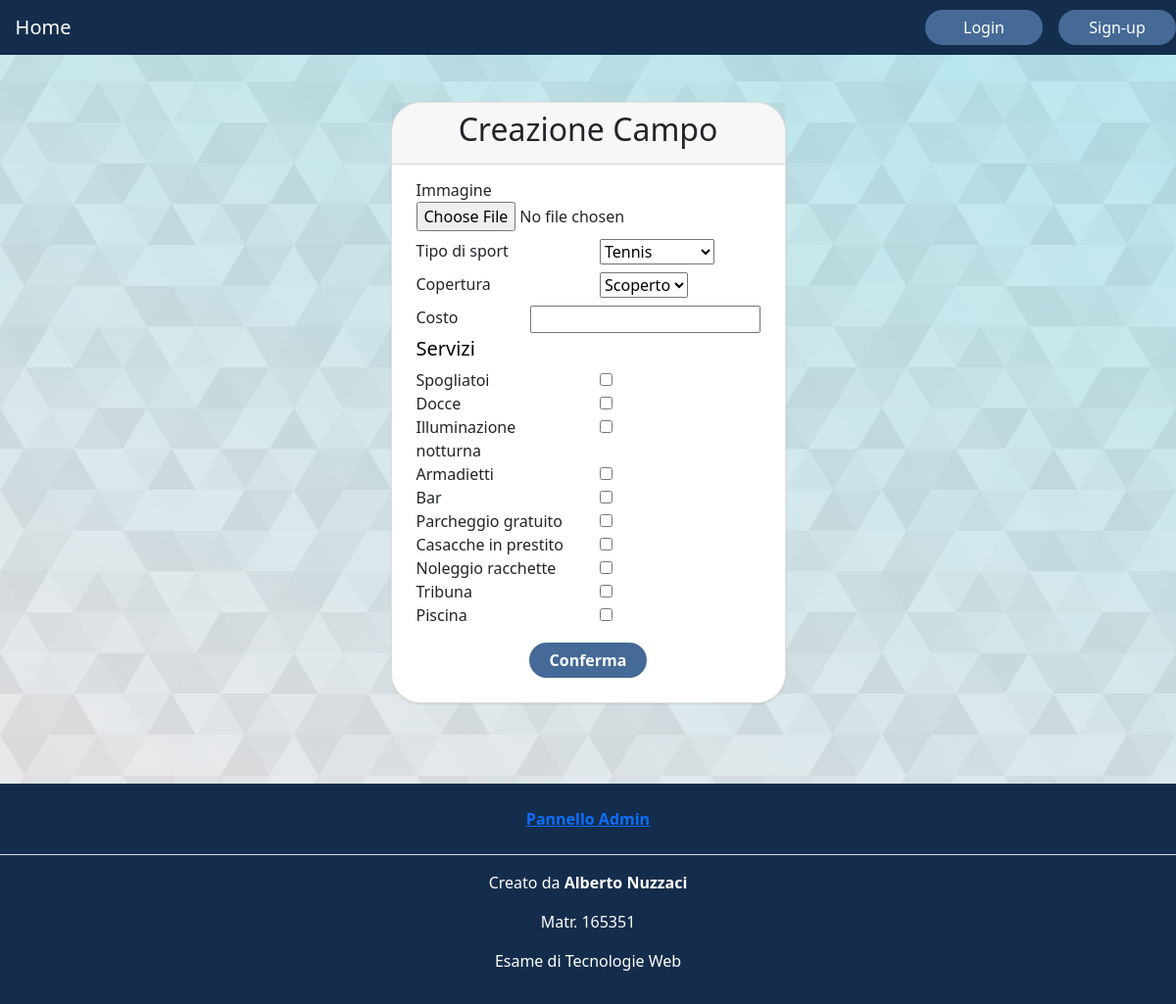
/core/creacampo/, run on the app's committed database.
### core/models.py (models this page shows)
class Servizio(models.Model):
    SERVIZIO_CHOICES = [
        ('docce', 'Docce'),
        ('piscina', 'Piscina'),
        ('spogliatoi', 'Spogliatoi'),
        ('armadietti', 'Armadietti'),
        ('illuminazione','Illuminazione notturna'),
        ('bar','Bar'),
        ('parcheggio','Parcheggio gratuito'),
        ('noleggiorachette','Noleggio racchette'),
        ('casacche','Casacche in prestito')
    ]
    nome = models.CharField(max_length=50, choices=SERVIZIO_CHOICES, unique=True)
    def __str__(self):
        return self.get_nome_display()

### core/views.py (the view)
# urls.py: path("creacampo/", create_campo, name="crea_campo"),
def create_campo(request):
    if request.method == 'POST':
        form = CreaCampoForm(request.POST, request.FILES, user=request.user)
        if form.is_valid():
            form.save()
            return redirect('/')
        else:
            print("non valido")
    else:
        form = CreaCampoForm(user=request.user)
    return render(request, 'core/crea_campo.html', {'form': form})

### core/form.py (shortened to what this page needs)
class CreaCampoForm(forms.ModelForm):
    img = forms.ImageField(required=True, label="Immagine")
    tipo_sport = forms.ChoiceField(choices=Campo.TIPO_SPORT_CHOICES, required=True, label="Tipo di sport")
    coperto = forms.NullBooleanField(required=True, initial=False, widget=forms.Select(choices=[
        (True, 'Coperto'),
        (False, 'Scoperto'),
    ]))
    costo = forms.DecimalField(max_digits=10, decimal_places=2)
    servizi = forms.ModelMultipleChoiceField(
        queryset=Servizio.objects.all(),
        widget=forms.CheckboxSelectMultiple,
        label="Servizi"
    )
    def __init__(self, *args, **kwargs):
        self.user = kwargs.pop('user', None)
        super(CreaCampoForm, self).__init__(*args, **kwargs)
    class Meta:
        model = Campo
        fields = ['img', 'tipo_sport', 'coperto', 'costo', 'servizi']

### core/templates/core/crea_campo.html (shortened to what this page needs)
{% extends 'base.html' %}
{% load widget_tweaks %}
{% block content %}
<div class="container mt-5">
    <div class="row justify-content-center">
        <div class="col-md-5">
                <section>
                    <div class="container">
                        <div class="row">
                            <div class="mx-auto ">
                                <div class="card">
                                    <div class="card-header text-black text-center">
                                        <h2>Creazione Campo</h2>
                                    </div>
                                    <div class="card-body">
                                        <form method="post" enctype="multipart/form-data">
                                            <div class="row py-1">
                                                <div class="col">
                                                    {{ form.img.label }}
                                                </div>
                                                <div class="col">
                                                    {{ form.img }}
                                                </div>
                                            </div>
                                            <div class="row py-1">
                                                <div class="col">
                                                    {{ form.tipo_sport.label }}
                                                </div>
                                                <div class="col">
                                                    {{ form.tipo_sport }}
                                                </div>
                                            </div>
                                            <div class="row py-1">
                                                <div class="col">
                                                    Copertura
                                                </div>
                                                <div class="col">
                                                    {{ form.coperto }}
                                                </div>
                                            </div>
                                            <div class="row py-1">
                                                <div class="col ">
                                                    {{ form.costo.label }}
                                                </div>
                                                <div class="col">
                                                    {{ form.costo }}
                                                </div>
                                            </div>
                                            <h5 style="color: black"> Servizi </h5>
                                                {% for service in form.servizi %}
                                                        <div class="row">
                                                            <div class="col">
                                                                {{ service.choice_label|capfirst  }}
                                                            </div>
                                                            <div class="col">
                                                                {{ service.tag }}
                                                            </div>
                                                        </div>
                                                {% endfor %}
                                            <form action="{% url 'core:crea_campo' %}" method="POST" novalidate>
                                                <div class="row pt-3 justify-content-center">
                                                    <input type="submit" value="Conferma" class="btn btn-block btn-primary" style="font-weight : bold">
                                                </div >
                                            </div>
                                    </div >
                                </div>
                            </div>
                        </div>
                    </div>
        </div>
    </div>
</div>
{% endblock %}

### templates/base.html (shortened to what this page needs)
{% load static %}
<!DOCTYPE html>
<html lang="en">
<head>
    <link href="https://cdn.jsdelivr.net/npm/bootstrap@5.0.2/dist/css/bootstrap.min.css" rel="stylesheet">
    <link rel="stylesheet" href="{% static 'css/style.css' %}">
</head>
<body>
  <div class="d-flex flex-column min-vh-100">
    <nav class="navbar navbar-expand-lg fourth-color navbar-dark">
        <div class="container-fluid">
            <a class="navbar-brand" href="{% url 'homepage' %}">&nbsp;&nbsp;&nbsp;Home</a>
            <div class="collapse navbar-collapse" id="navbarSupportedContent">
                <form class="d-flex">
                    {% if user.is_authenticated %}
                        <button class="btn btn-primary me-3 first-color" onclick="window.location.href='{% url 'users:logout' %}'" type="button">Logout</button>
                    {% else %}
                        <button class="btn btn-primary me-3 first-color" onclick="window.location.href='{% url 'users:login' %}'" type="button">Login</button>
                        <button class="btn btn-primary" onclick="window.location.href='{% url 'users:register' %}'" type="button">Sign-up</button>
                    {% endif %}
                </form>
            </div>
        </div>
    </nav>
    <main class="content mb-5">
      {% block content %}
      {% endblock %}
  <div class="footer mt-10 fourth-color">
      <footer class="py-3 fourth-color">
          <ul class="nav justify-content-center border-bottom pb-3 mb-3">
              <li class="nav-item"><a href="/admin/" class="nav-link px-2 text-body-secondary"><b><u>Pannello Admin</b></u></a></li>
            </ul>
            <ui><p class="text-center text-body-secondary">Creato da <b>Alberto Nuzzaci</b></p> </ui>
            <ui><p class="text-center text-body-secondary">Matr. 165351</p> </li>
            <ui><p class="text-center text-body-secondary">Esame di Tecnologie Web</p> </ui>
      </footer>
  </div>
</body>
</html>

### static/css/style.css (style rules this page uses)
* { padding: 0; margin: 0; box-sizing: border-box; }
body { background-color: #f9f6f2; }
.card { border-radius: 30px; box-shadow: rgba(0, 0, 0, 0.1) 0px 1px 2px 0px; }
.card-body { padding: 25px; margin-top: -15px; }
.btn-primary { border-radius: 50px; width: 120px; border: none; }
h3,h5 { color: rgb(0, 91, 228); }
.first-color { background: #ececec; }
.fourth-color { background: #142d4c; }

### templates/base.html (style rules this page uses)
.btn-primary { color: #fff; background-color: #456a97; border-color: #fff; }
html, body { height: 100%; margin: 0; display: flex; flex-direction: column; }
.content { flex: 1; }
body { background-color: #B6E6ED; background-attachment: fixed; background-size: cover; }
.container-fluid { padding-left: 0; padding-right: 0; }
.footer { width: 100%; background-color: #f8f9fa; color: white; }

### data on the page
Servizio: choice_label "Spogliatoi"
Servizio: choice_label "Docce"
Servizio: choice_label "Illuminazione notturna"
Servizio: choice_label "Armadietti"
Servizio: choice_label "Bar"
Servizio: choice_label "Parcheggio gratuito"
Servizio: choice_label "Casacche in prestito"
Servizio: choice_label "Noleggio racchette"
Servizio: choice_label "Tribuna"
Servizio: choice_label "Piscina"
